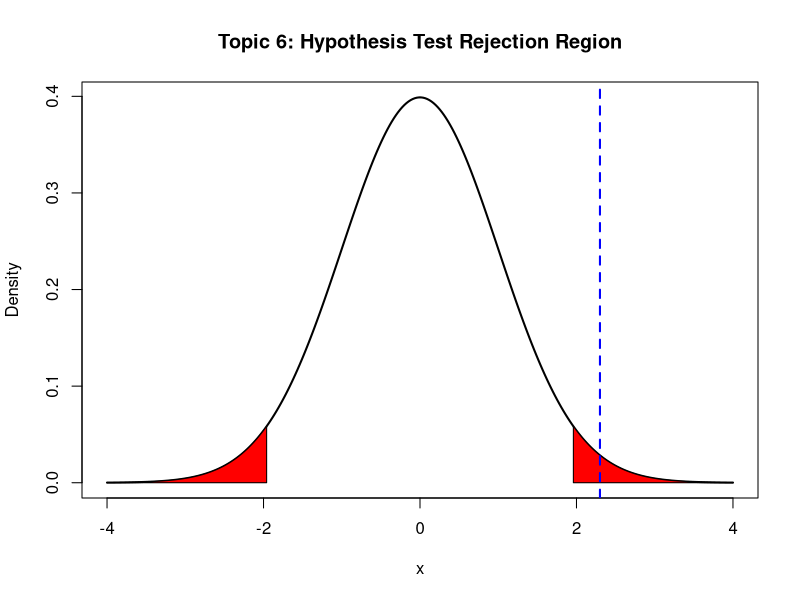

The R script that drew this image:
#Topic 6:Hypothesis testing
x <- c(52,48,55,51,49,54,53,47,56,50)
t.test(x, mu=50)
x <- seq(-4, 4, length = 300)
z_stat <- 2.3
z_crit <- 1.96
p_val <- 2 * (1 - pnorm(abs(z_stat)))
ht_df <- data.frame(
  Test_Statistic = z_stat,
  Critical_Value_Lower = -z_crit,
  Critical_Value_Upper = z_crit,
  Two_Tailed_P_Value = round(p_val, 5),
  Decision = ifelse(abs(z_stat) > z_crit, "Reject H0", "Fail to Reject H0")
)
write.csv(ht_df, "Hypothesis_Testing.csv", row.names = FALSE)
plot(x, dnorm(x), type = "l", lwd = 2,
     main = "Topic 6: Hypothesis Test Rejection Region", ylab = "Density")
polygon(c(1.96, seq(1.96, 4, 0.01), 4), c(0, dnorm(seq(1.96, 4, 0.01)), 0), col = "red")
polygon(c(-4, seq(-4, -1.96, 0.01), -1.96), c(0, dnorm(seq(-4, -1.96, 0.01)), 0), col = "red")
abline(v = 2.3, col = "blue", lwd = 2, lty = 2)
